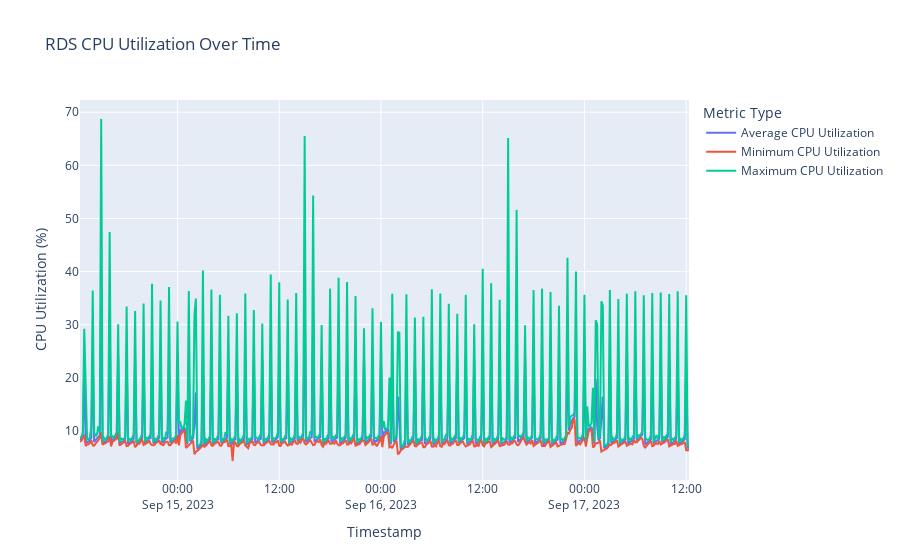

The notebook cell this image was saved under:
### Code cell
import plotly.subplots as sp
import plotly.graph_objs as go
import pandas as pd
from datetime import datetime, timedelta

# Assuming you have the cpu_data DataFrame containing the CPU utilization data
# Make sure the DataFrame is correctly populated from your previous code

# Create a subplot with multiple lines
fig = sp.make_subplots(rows=1, cols=1)  # You can adjust the number of rows and columns as needed

# Add traces for average, minimum, and maximum CPU utilization
trace_avg = go.Scatter(x=cpu_data['Timestamp'], y=cpu_data['Average_CPUUtilization'], mode='lines', name='Average CPU Utilization')
trace_min = go.Scatter(x=cpu_data['Timestamp'], y=cpu_data['Minimum_CPUUtilization'], mode='lines', name='Minimum CPU Utilization')
trace_max = go.Scatter(x=cpu_data['Timestamp'], y=cpu_data['Maximum_CPUUtilization'], mode='lines', name='Maximum CPU Utilization')

# Add the traces to the subplot
fig.add_trace(trace_avg)
fig.add_trace(trace_min)
fig.add_trace(trace_max)

# Customize the layout
fig.update_layout(
    title='RDS CPU Utilization Over Time',
    xaxis=dict(title='Timestamp'),
    yaxis=dict(title='CPU Utilization (%)'),
    legend=dict(title='Metric Type')
)

# Show the interactive chart
fig.show()

### Figure 1 — Plotly figure (JSON) as saved in the notebook; plotly's stock layout.template omitted (floating-point values rounded to 4 significant figures; data arrays with more than 128 entries replaced by an {"elided": "..."} marker saying what was removed)
{"data": [{"mode": "lines", "name": "Average CPU Utilization", "type": "scatter", "x": {"elided": "432 str values"}, "y": {"elided": "432 float values"}}, {"mode": "lines", "name": "Minimum CPU Utilization", "type": "scatter", "x": {"elided": "432 str values"}, "y": {"elided": "432 float values"}}, {"mode": "lines", "name": "Maximum CPU Utilization", "type": "scatter", "x": {"elided": "432 str values"}, "y": {"elided": "432 float values"}}], "layout": {"legend": {"title": {"text": "Metric Type"}}, "title": {"text": "RDS CPU Utilization Over Time"}, "xaxis": {"anchor": "y", "domain": [0, 1], "title": {"text": "Timestamp"}}, "yaxis": {"anchor": "x", "domain": [0, 1], "title": {"text": "CPU Utilization (%)"}}}}
